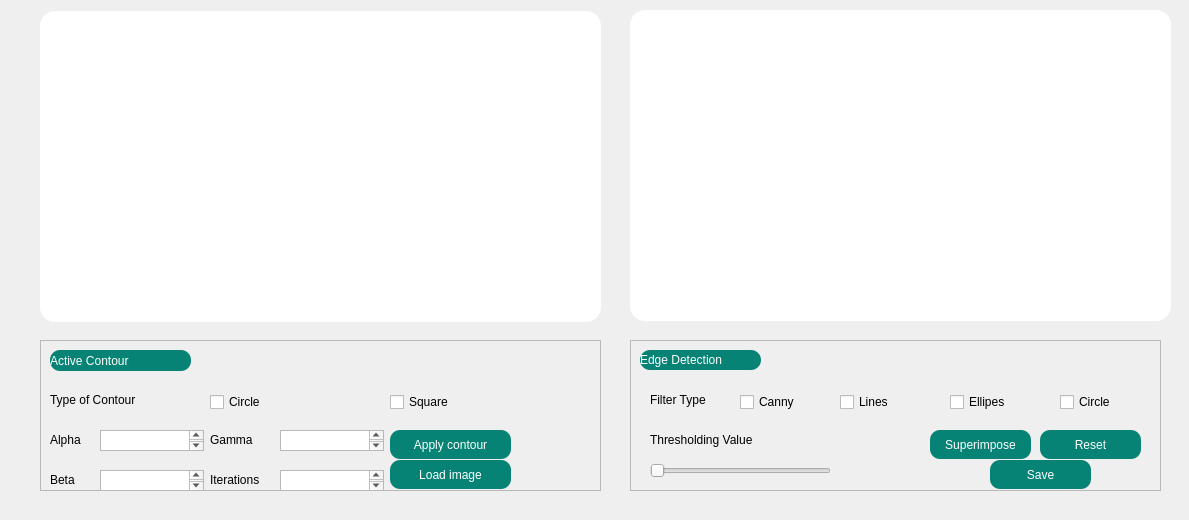
         <widget class="QWidget" name="tab_3">
          <attribute name="title">
           <string>Contour And Edge detection</string>
          </attribute>
          <widget class="QGraphicsView" name="contour_image">
           <property name="geometry">
            <rect>
             <x>40</x>
             <y>11</y>
             <width>561</width>
             <height>311</height>
            </rect>
           </property>
           <property name="styleSheet">
            <string notr="true">background-color: rgb(37, 42, 64);
background-color: rgb(255, 255, 255);

border-radius: 15px;
box-shadow : 0px 4px 20px rgba(0, 0, 0, 0.6);
border : 2px solid rgb(255, 255, 255); </string>
           </property>
          </widget>
          <widget class="QGraphicsView" name="edge_detect_image">
           <property name="geometry">
            <rect>
             <x>630</x>
             <y>10</y>
             <width>541</width>
             <height>311</height>
            </rect>
           </property>
           <property name="styleSheet">
            <string notr="true">background-color: rgb(37, 42, 64);
background-color: rgb(255, 255, 255);

border-radius: 15px;
box-shadow : 0px 4px 20px rgba(0, 0, 0, 0.6);
border : 2px solid rgb(255, 255, 255); </string>
           </property>
          </widget>
          <widget class="QFrame" name="frame">
           <property name="geometry">
            <rect>
             <x>40</x>
             <y>340</y>
             <width>561</width>
             <height>151</height>
            </rect>
           </property>
           <property name="frameShape">
            <enum>QFrame::StyledPanel</enum>
           </property>
           <property name="frameShadow">
            <enum>QFrame::Raised</enum>
           </property>
           <widget class="QLabel" name="label_13">
            <property name="geometry">
             <rect>
              <x>10</x>
              <y>10</y>
              <width>141</width>
              <height>21</height>
             </rect>
            </property>
            <property name="styleSheet">
             <string notr="true">font: italic 10pt &quot;Georgia&quot;;
background-color: rgb(57, 143, 252);
background-color: rgb(6,131,116);
color: rgb(255, 255, 255);
buttoon-shadow: 2px 2px 5px rgb(0, 0, 0);
border-radius: 10px;</string>
            </property>
            <property name="text">
             <string>Active Contour</string>
            </property>
           </widget>
           <widget class="QLabel" name="label_20">
            <property name="geometry">
             <rect>
              <x>10</x>
              <y>50</y>
              <width>111</width>
              <height>20</height>
             </rect>
            </property>
            <property name="text">
             <string>Type of Contour</string>
            </property>
           </widget>
           <widget class="QCheckBox" name="circle_contour">
            <property name="geometry">
             <rect>
              <x>170</x>
              <y>50</y>
              <width>91</width>
              <height>24</height>
             </rect>
            </property>
            <property name="text">
             <string>Circle </string>
            </property>
           </widget>
           <widget class="QCheckBox" name="square">
            <property name="geometry">
             <rect>
              <x>350</x>
              <y>50</y>
              <width>91</width>
              <height>24</height>
             </rect>
            </property>
            <property name="text">
             <string>Square</string>
            </property>
           </widget>
           <widget class="QLabel" name="label_22">
            <property name="geometry">
             <rect>
              <x>10</x>
              <y>130</y>
              <width>63</width>
              <height>20</height>
             </rect>
            </property>
            <property name="text">
             <string>Beta</string>
            </property>
           </widget>
           <widget class="QLabel" name="label_23">
            <property name="geometry">
             <rect>
              <x>170</x>
              <y>90</y>
              <width>63</width>
              <height>20</height>
             </rect>
            </property>
            <property name="text">
             <string>Gamma</string>
            </property>
           </widget>
           <widget class="QLabel" name="label_24">
            <property name="geometry">
             <rect>
              <x>170</x>
              <y>130</y>
              <width>71</width>
              <height>20</height>
             </rect>
            </property>
            <property name="text">
             <string>Iterations</string>
            </property>
           </widget>
           <widget class="QPushButton" name="apply_button">
            <property name="geometry">
             <rect>
              <x>350</x>
              <y>90</y>
              <width>121</width>
              <height>29</height>
             </rect>
            </property>
            <property name="styleSheet">
             <string notr="true">font: italic 10pt &quot;Georgia&quot;;
background-color: rgb(57, 143, 252);
background-color: rgb(6,131,116);
color: rgb(255, 255, 255);
buttoon-shadow: 2px 2px 5px rgb(0, 0, 0);
border-radius: 10px;</string>
            </property>
            <property name="text">
             <string>Apply contour</string>
            </property>
           </widget>
           <widget class="QPushButton" name="load_button">
            <property name="geometry">
             <rect>
              <x>350</x>
              <y>120</y>
              <width>121</width>
              <height>29</height>
             </rect>
            </property>
            <property name="styleSheet">
             <string notr="true">font: italic 10pt &quot;Georgia&quot;;
background-color: rgb(57, 143, 252);
background-color: rgb(6,131,116);
color: rgb(255, 255, 255);
buttoon-shadow: 2px 2px 5px rgb(0, 0, 0);
border-radius: 10px;</string>
            </property>
            <property name="text">
             <string>Load image</string>
            </property>
           </widget>
           <widget class="QLabel" name="label_21">
            <property name="geometry">
             <rect>
              <x>10</x>
              <y>90</y>
              <width>63</width>
              <height>20</height>
             </rect>
            </property>
            <property name="text">
             <string>Alpha</string>
            </property>
           </widget>
           <widget class="QPlainTextEdit" name="alpha">
            <property name="geometry">
             <rect>
              <x>60</x>
              <y>90</y>
              <width>104</width>
              <height>21</height>
             </rect>
            </property>
           </widget>
           <widget class="QPlainTextEdit" name="beta">
            <property name="geometry">
             <rect>
              <x>60</x>
              <y>130</y>
              <width>104</width>
              <height>21</height>
             </rect>
            </property>
           </widget>
           <widget class="QPlainTextEdit" name="gamma">
            <property name="geometry">
             <rect>
              <x>240</x>
              <y>90</y>
              <width>104</width>
              <height>21</height>
             </rect>
            </property>
           </widget>
           <widget class="QPlainTextEdit" name="iterations">
            <property name="geometry">
             <rect>
              <x>240</x>
              <y>130</y>
              <width>104</width>
              <height>21</height>
             </rect>
            </property>
           </widget>
           <widget class="QWidget" name="formLayoutWidget">
            <property name="geometry">
             <rect>
              <x>-11</x>
              <y>-1</y>
              <width>591</width>
              <height>161</height>
             </rect>
            </property>
            <layout class="QFormLayout" name="formLayout"/>
           </widget>
          </widget>
          <widget class="QFrame" name="frame_2">
           <property name="geometry">
            <rect>
             <x>630</x>
             <y>340</y>
             <width>531</width>
             <height>151</height>
            </rect>
           </property>
           <property name="frameShape">
            <enum>QFrame::StyledPanel</enum>
           </property>
           <property name="frameShadow">
            <enum>QFrame::Raised</enum>
           </property>
           <widget class="QLabel" name="label_19">
            <property name="geometry">
             <rect>
              <x>10</x>
              <y>10</y>
              <width>121</width>
              <height>20</height>
             </rect>
            </property>
            <property name="styleSheet">
             <string notr="true">font: italic 10pt &quot;Georgia&quot;;
background-color: rgb(57, 143, 252);
background-color: rgb(6,131,116);
color: rgb(255, 255, 255);
buttoon-shadow: 2px 2px 5px rgb(0, 0, 0);
border-radius: 10px;</string>
            </property>
            <property name="text">
             <string>Edge Detection</string>
            </property>
           </widget>
           <widget class="QLabel" name="label_25">
            <property name="geometry">
             <rect>
              <x>20</x>
              <y>50</y>
              <width>81</width>
              <height>20</height>
             </rect>
            </property>
            <property name="text">
             <string>Filter Type</string>
            </property>
           </widget>
           <widget class="QCheckBox" name="canny">
            <property name="geometry">
             <rect>
              <x>110</x>
              <y>50</y>
              <width>91</width>
              <height>24</height>
             </rect>
            </property>
            <property name="text">
             <string>Canny</string>
            </property>
           </widget>
           <widget class="QCheckBox" name="lines">
            <property name="geometry">
             <rect>
              <x>210</x>
              <y>50</y>
              <width>91</width>
              <height>24</height>
             </rect>
            </property>
            <property name="text">
             <string>Lines</string>
            </property>
           </widget>
           <widget class="QCheckBox" name="ellipes">
            <property name="geometry">
             <rect>
              <x>320</x>
              <y>50</y>
              <width>91</width>
              <height>24</height>
             </rect>
            </property>
            <property name="text">
             <string>Ellipes</string>
            </property>
           </widget>
           <widget class="QCheckBox" name="circle">
            <property name="geometry">
             <rect>
              <x>430</x>
              <y>50</y>
              <width>91</width>
              <height>24</height>
             </rect>
            </property>
            <property name="text">
             <string>Circle</string>
            </property>
           </widget>
           <widget class="QLabel" name="label_26">
            <property name="geometry">
             <rect>
              <x>20</x>
              <y>90</y>
              <width>151</width>
              <height>20</height>
             </rect>
            </property>
            <property name="text">
             <string>Thresholding Value</string>
            </property>
           </widget>
           <widget class="QSlider" name="threshold_slider">
            <property name="geometry">
             <rect>
              <x>20</x>
              <y>120</y>
              <width>181</width>
              <height>22</height>
             </rect>
            </property>
            <property name="orientation">
             <enum>Qt::Horizontal</enum>
            </property>
           </widget>
           <widget class="QPushButton" name="superimpose_button">
            <property name="geometry">
             <rect>
              <x>300</x>
              <y>90</y>
              <width>101</width>
              <height>29</height>
             </rect>
            </property>
            <property name="styleSheet">
             <string notr="true">font: italic 10pt &quot;Georgia&quot;;
background-color: rgb(57, 143, 252);
background-color: rgb(6,131,116);
color: rgb(255, 255, 255);
buttoon-shadow: 2px 2px 5px rgb(0, 0, 0);
border-radius: 10px;</string>
            </property>
            <property name="text">
             <string>Superimpose</string>
            </property>
           </widget>
           <widget class="QPushButton" name="reset_button_2">
            <property name="geometry">
             <rect>
              <x>410</x>
              <y>90</y>
              <width>101</width>
              <height>29</height>
             </rect>
            </property>
            <property name="styleSheet">
             <string notr="true">font: italic 10pt &quot;Georgia&quot;;
background-color: rgb(57, 143, 252);
background-color: rgb(6,131,116);
color: rgb(255, 255, 255);
buttoon-shadow: 2px 2px 5px rgb(0, 0, 0);
border-radius: 10px;</string>
            </property>
            <property name="text">
             <string>Reset</string>
            </property>
           </widget>
           <widget class="QPushButton" name="save_button">
            <property name="geometry">
             <rect>
              <x>360</x>
              <y>120</y>
              <width>101</width>
              <height>29</height>
             </rect>
            </property>
            <property name="styleSheet">
             <string notr="true">font: italic 10pt &quot;Georgia&quot;;
background-color: rgb(57, 143, 252);
background-color: rgb(6,131,116);
color: rgb(255, 255, 255);
buttoon-shadow: 2px 2px 5px rgb(0, 0, 0);
border-radius: 10px;</string>
            </property>
            <property name="text">
             <string>Save</string>
            </property>
           </widget>
           <widget class="QWidget" name="formLayoutWidget_2">
            <property name="geometry">
             <rect>
              <x>-1</x>
              <y>-1</y>
              <width>541</width>
              <height>161</height>
             </rect>
            </property>
            <layout class="QFormLayout" name="formLayout_2"/>
           </widget>
          </widget>
          <widget class="QWidget" name="horizontalLayoutWidget">
           <property name="geometry">
            <rect>
             <x>29</x>
             <y>-1</y>
             <width>1151</width>
             <height>511</height>
            </rect>
           </property>
           <layout class="QHBoxLayout" name="horizontalLayout"/>
          </widget>
         </widget>
